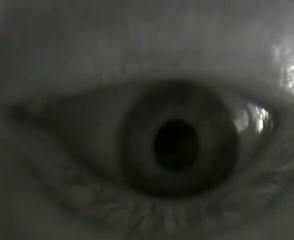
#> input picture frame 50 of InputEye.MP4, 294 x 240 px
$ python pupil_center.py
#> lines starting #> are read from the running program, lines starting #| are printed output that depends on the picture; after the words box and inside, x2 and y2 are one past the last pixel; in counts of white or black regions, pixels touching at a corner belong together
# -*- coding: utf-8 -*-
"""
Created on Mon Apr 15 12:24:01 2019

@author: Ajisha
"""

import numpy as np
import cv2
from skimage.measure import label, regionprops
cap = cv2.VideoCapture('D:\dataset\InputEye.mp4')

i=1
while(1):
    ret, frame = cap.read()
#> frame is the input picture: shape (240, 294, 3); mean B, G, R 49.6, 56.8, 55.1
    if ret is False:
        break

    print(i)
    i=i+1


    image = frame

    cv2.imshow("Input", image)
    shifted=frame

    gray = cv2.cvtColor(shifted, cv2.COLOR_BGR2GRAY)
    cv2.imshow("Input", gray)


    clahe = cv2.createCLAHE(clipLimit=1.0, tileGridSize=(16,16))
    cl1 = clahe.apply(gray)
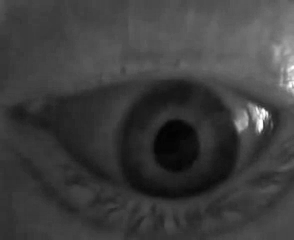
#> cl1: shape (240, 294); min 3, max 255, mean 61.6
    gray=cv2.equalizeHist(cl1)
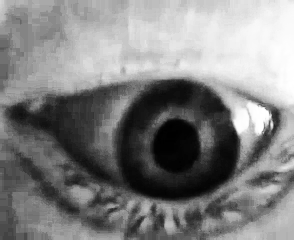
#> gray: shape (240, 294); min 0, max 255, mean 129


    thresh = cv2.threshold(gray, 1, 255,cv2.THRESH_BINARY)[1]
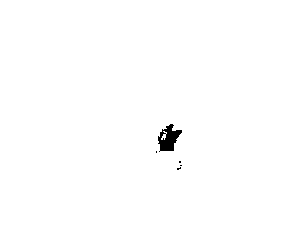
#> thresh: shape (240, 294); 99.5% white; 5 black regions (4 under 20 px), largest, box (x1, y1, x2, y2) and area: (158, 124, 182, 152) 373

    kernel =cv2.getStructuringElement(cv2.MORPH_ELLIPSE,(20,20))
    opening = cv2.morphologyEx(thresh, cv2.MORPH_OPEN, kernel)
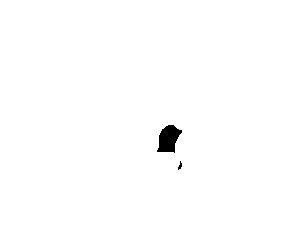
#> opening: shape (240, 294); 99.3% white; 2 black regions (1 under 20 px), largest, box (x1, y1, x2, y2) and area: (157, 125, 182, 153) 458

    closing = cv2.morphologyEx(opening, cv2.MORPH_OPEN, kernel)
#> closing: shape (240, 294); 99.3% white; 2 black regions
    cv2.imshow("Thresh", closing)

    label_img = label(~closing)
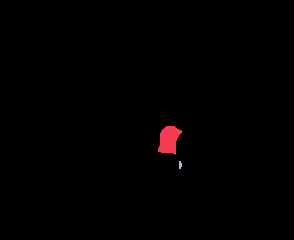
#> label_img: shape (240, 294) int64; 3 distinct labels, from 0 to 2; one colour per label, 0 black
    regions = regionprops(label_img)
#> regions = 2 regions; box (x1, y1, x2, y2) and area: (158, 126, 182, 155) 466, (179, 161, 182, 169) 20

    for props in regions:

        orientation = props.orientation
        if props.area>80:
            y0, x0 = props.centroid
            cv2.putText(frame,'+',(int(x0),int(y0)), cv2.FONT_HERSHEY_SIMPLEX, 0.5, (50, 200, 100), 1,cv2.LINE_AA )

        cv2.imshow("Output", frame)
#> this loop made 2 passes
#> (orientation, y0, x0) on pass 1: (-0.293, 139.3, 168.6)
#> orientation on pass 2: 0


    if cv2.waitKey(1) & 0xFF == ord('q'):
#> (key q is pressed here)
        break

cap.release()
cv2.destroyAllWindows()
